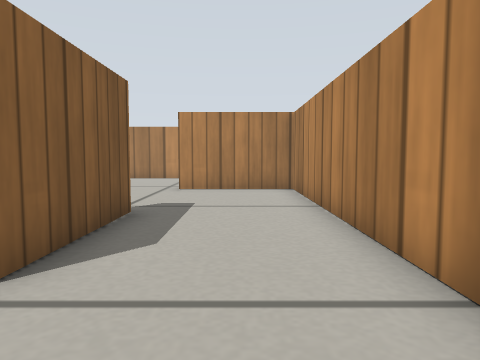
View 1 (above)

14 first-person views from a walk through a Gazebo world. The camera is 0.22 m above the floor, tilts 4° down and sees 70° across. The floor is counted in squares, 0.2 m on a side. Each view is taken from the middle of a square. On the plan, view 1 faces up. The plan holds only what a view shows up to about 13 squares ahead; the rest is blank. Simple patterns stand in for the simulator's built-in surfaces.

View 2
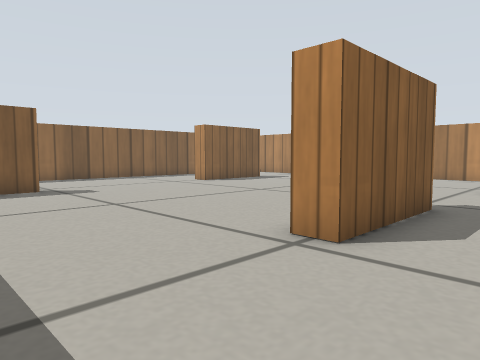

View 3
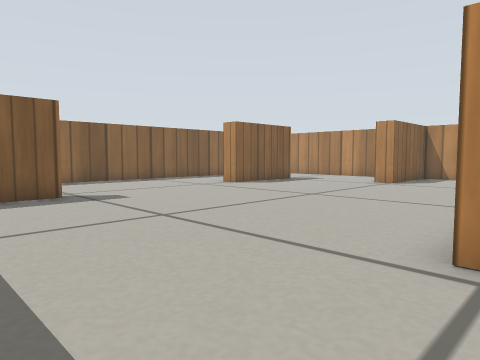

View 4
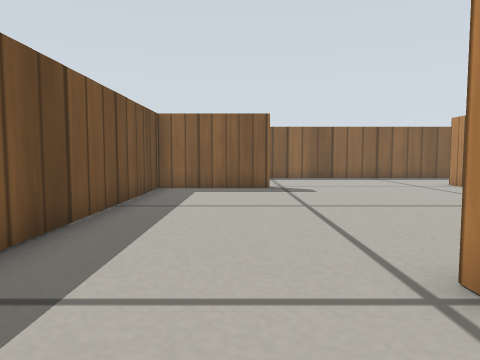

View 5
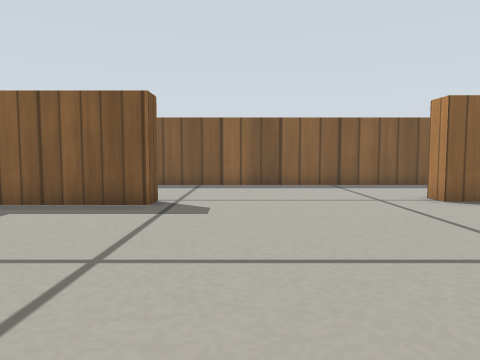

View 6
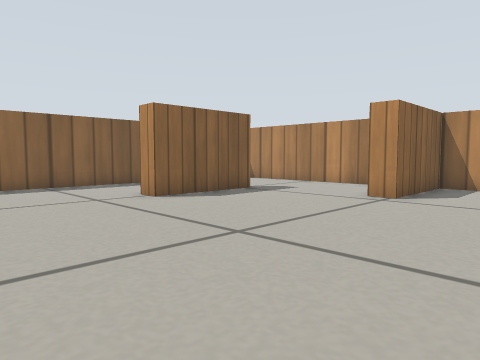

View 7
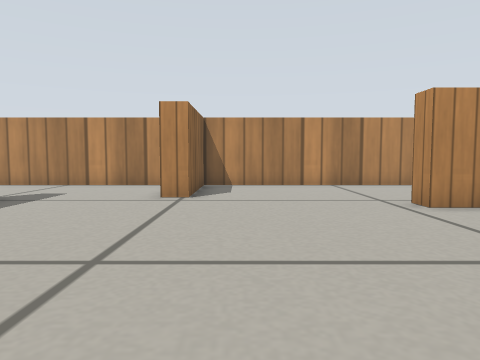

View 8
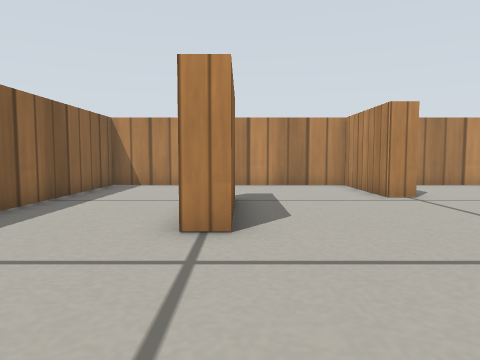

View 9
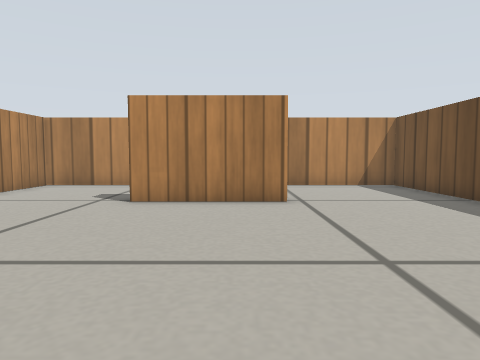

View 10
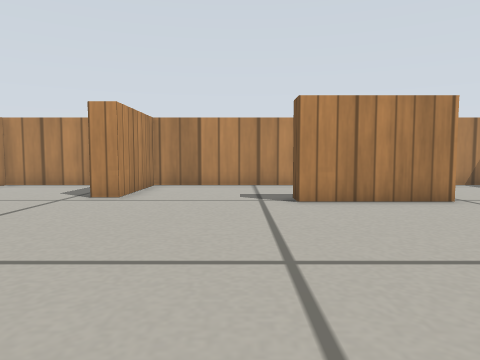

View 11
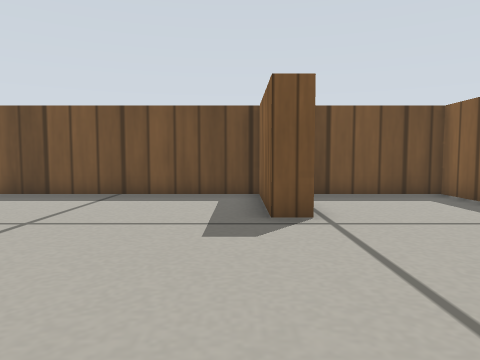

View 12
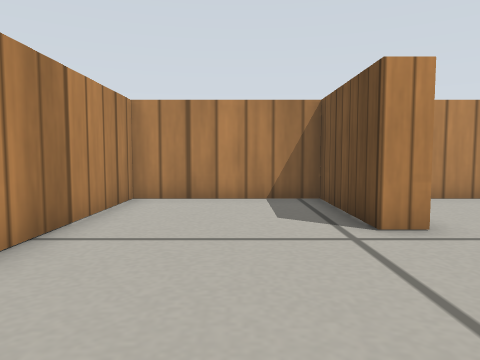

View 13
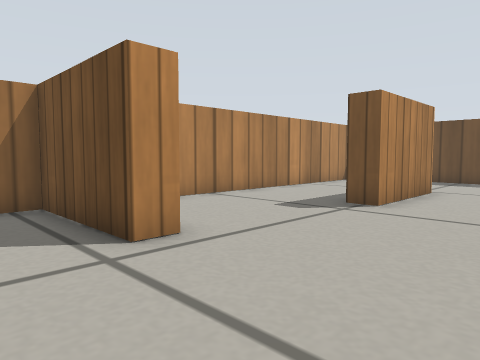

View 14
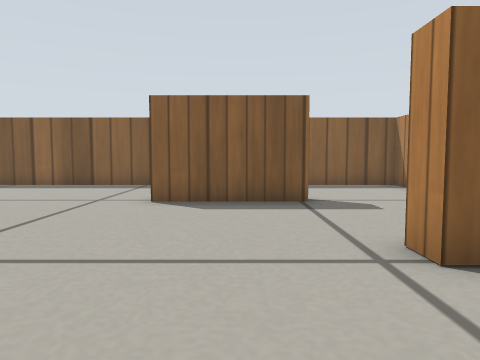

### Floor plan
Points are (right, up) in squares from view 1. A wall is a line through its corners. A room is listed if a view was taken in it or the views show most of it. See-through windows are left out.
Room 1 (views 1, 2, 3, 4, 5, 6, 7, 8, 9, 10, 11, 12, 13, 14)
walls: (-2.9, 6.6) (-2.1, 6.6) (-2.1, 2.9) (-2.9, 2.9) (-2.9, 6.6); (-12.4, 2) (-11.5, 2) (-11.5, -1.7) (1.8, -1.7) (1.8, 11.2) (-2, 11.2) (-2, 11.9) (1.8, 11.9) (1.8, 16.7) (-7.3, 16.7) (-7.3, 13) (-8.1, 13) (-8.1, 16.7) (-16.7, 16.7) (-16.7, -1.7) (-13, -1.7); (-12.1, 12.8) (-12.1, 8.9) (-12.9, 8.9)

Where each view was taken, in squares from view 1:
view 1: 0 up, 0 right, facing up
view 2: 1 down, 0 right, facing up-left
view 3: 1 down, 2 left, facing up-left
view 4: 1 up, 0 right, facing left
view 5: 4 up, 4 left, facing left
view 6: 4 up, 4 left, facing up-left
view 7: 4 up, 6 left, facing up
view 8: 4 up, 12 left, facing up
view 9: 4 up, 11 left, facing right
view 10: 8 up, 11 left, facing right
view 11: 8 up, 11 left, facing down
view 12: 14 up, 7 left, facing right
view 13: 14 up, 6 left, facing down-right
view 14: 11 up, 4 left, facing left
